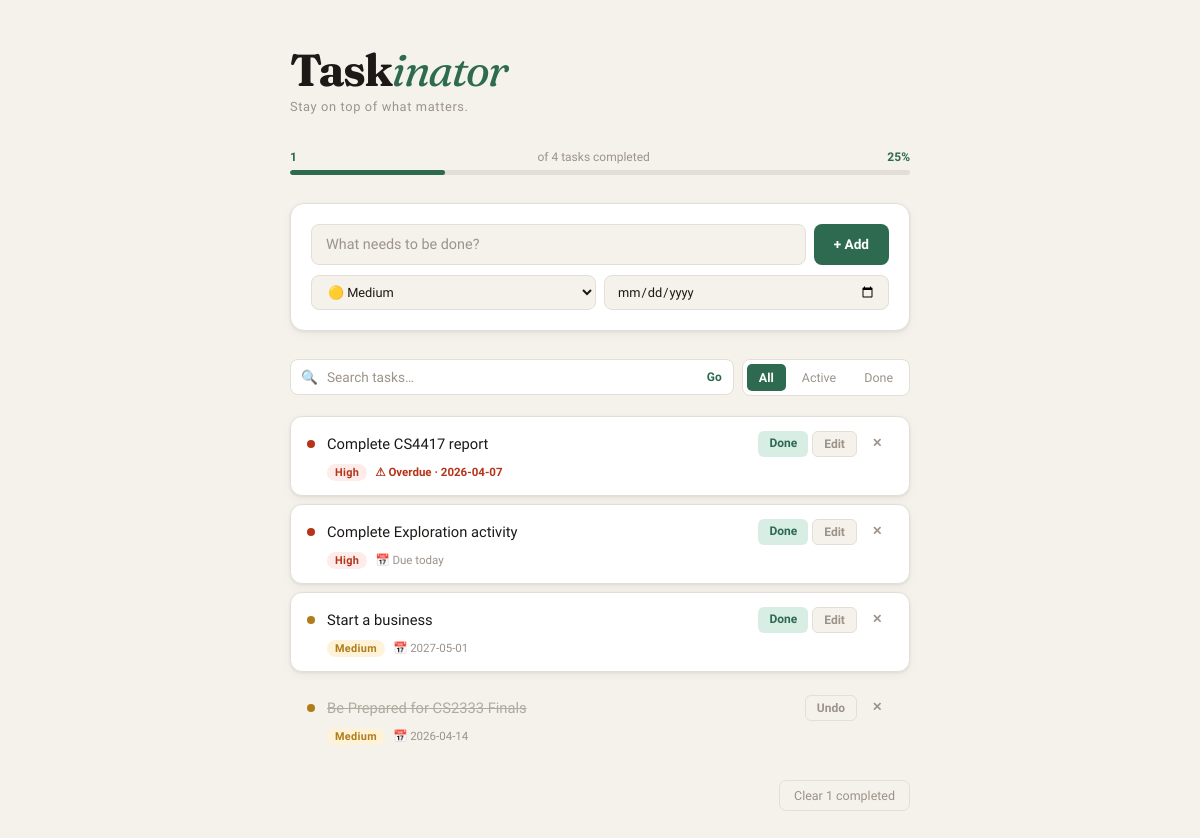
The page / on the database its author committed.
### tables this page shows
CREATE TABLE tasks (
            id       INTEGER PRIMARY KEY AUTOINCREMENT,
            title    TEXT    NOT NULL,
            done     INTEGER NOT NULL DEFAULT 0,
            priority TEXT    NOT NULL DEFAULT 'medium',
            due_date TEXT
        );

### app.py (the view)
@app.route("/")
def index():
    conn = get_db()
    status_filter = request.args.get("filter", "all")
    search_query  = request.args.get("q", "").strip()
    sql    = "SELECT * FROM tasks WHERE 1=1"
    params = []
    if status_filter == "active":
        sql += " AND done = 0"
    elif status_filter == "done":
        sql += " AND done = 1"
    if search_query:
        sql += " AND title LIKE ?"
        params.append(f"%{search_query}%")
    sql += " ORDER BY done ASC, due_date ASC NULLS LAST, id DESC"
    tasks      = conn.execute(sql, params).fetchall()
    total      = conn.execute("SELECT COUNT(*) FROM tasks").fetchone()[0]
    done_count = conn.execute("SELECT COUNT(*) FROM tasks WHERE done = 1").fetchone()[0]
    conn.close()
    today = date.today().isoformat()
    return render_template(
        "index.html",
        tasks=tasks,
        total=total,
        done_count=done_count,
        today=today,
        filter=status_filter,
        q=search_query,
    )

### app.py (called while the page is built)
def get_db():
    conn = sqlite3.connect(DB)
    conn.row_factory = sqlite3.Row
    return conn

### templates/index.html (shortened to what this page needs)
<!DOCTYPE html>
<html lang="en">
<head>
</head>
<body>
<div class="container">
    <header>
        <h1>Task<em>inator</em></h1>
        <p>Stay on top of what matters.</p>
    </header>
    {% if total > 0 %}
    <div class="progress-wrap">
        <div class="progress-meta">
            <span>{{ done_count }}</span>&nbsp;of {{ total }} tasks completed
            <span>{{ ((done_count / total) * 100) | int }}%</span>
        </div>
        <div class="progress-bar">
            <div class="progress-fill" style="width: {{ ((done_count / total) * 100) | int }}%"></div>
        </div>
    </div>
    {% endif %}
    <div class="add-card">
        <form action="/add" method="POST">
            <div class="add-row">
                <input type="text" name="title" placeholder="What needs to be done?" required autocomplete="off">
                <button type="submit">+ Add</button>
            </div>
            <div class="add-meta">
                <select name="priority">
                    <option value="medium" selected>🟡 Medium</option>
                </select>
                <input type="date" name="due_date">
            </div>
        </form>
    </div>
    <div class="controls">
        <form class="search-wrap" method="GET" action="/">
            <span class="search-icon">🔍</span>
            <input type="text" name="q" placeholder="Search tasks…" value="{{ q }}" autocomplete="off">
            {% if q %}
                <button type="button" onclick="window.location='/?filter={{ filter }}'">✕</button>
            {% else %}
                <button type="submit">Go</button>
            {% endif %}
        </form>
        <div class="filter-tabs">
            <a href="/?filter=all&q={{ q }}"    class="{{ 'active' if filter == 'all' }}">All</a>
            <a href="/?filter=active&q={{ q }}" class="{{ 'active' if filter == 'active' }}">Active</a>
            <a href="/?filter=done&q={{ q }}"   class="{{ 'active' if filter == 'done' }}">Done</a>
        </div>
    </div>
    {% if tasks %}
        <ul class="task-list">
            {% for task in tasks %}
            <li class="task-item {% if task['done'] %}done{% endif %}" id="task-{{ task['id'] }}">
                <div class="task-main">
                    <span class="priority-dot {{ task['priority'] }}"></span>
                    <span class="task-title">{{ task["title"] }}</span>
                    <div class="task-actions">
                        {% if task["done"] %}
                            <a class="btn btn-undo" href="/complete/{{ task['id'] }}?filter={{ filter }}&q={{ q }}">Undo</a>
                        {% else %}
                            <a class="btn btn-done" href="/complete/{{ task['id'] }}?filter={{ filter }}&q={{ q }}">Done</a>
                            <button class="btn btn-edit" onclick="toggleEdit({{ task['id'] }})">Edit</button>
                        {% endif %}
                        <a class="btn btn-delete" href="/delete/{{ task['id'] }}?filter={{ filter }}&q={{ q }}">✕</a>
                    </div>
                </div>
                <div class="task-meta">
                    <span class="badge {{ task['priority'] }}">{{ task['priority'] | capitalize }}</span>
                    {% if task['due_date'] %}
                        <span class="due-date {% if task['due_date'] < today and not task['done'] %}overdue{% endif %}">
                            {% if task['due_date'] < today and not task['done'] %}
                                ⚠ Overdue · {{ task['due_date'] }}
                            {% elif task['due_date'] == today %}
                                📅 Due today
                            {% else %}
                                📅 {{ task['due_date'] }}
                            {% endif %}
                        </span>
                    {% endif %}
                </div>
            </li>
            {% endfor %}
        </ul>
        {% set done_count_local = tasks | selectattr('done', 'equalto', 1) | list | length %}
        {% if done_count_local > 0 %}
        <div class="footer-row">
            <a class="clear-link" href="/clear">Clear {{ done_count_local }} completed</a>
        </div>
        {% endif %}
    {% else %}
        <div class="empty">
            <span class="icon">✦</span>
            <p>{% if q %}No tasks match "{{ q }}".{% else %}Nothing here yet — add your first task.{% endif %}</p>
        </div>
    {% endif %}
</div>
</body>
</html>

### rows shown on the page
tasks: title "Complete CS4417 report", priority "High", due_date "2026-04-07"
tasks: title "Complete Exploration activity", priority "High", due_date "📅 Due today"
tasks: title "Start a business", priority "Medium", due_date "2027-05-01"
tasks: title "Be Prepared for CS2333 Finals", priority "Medium", due_date "2026-04-14"

### other values the page prints
{{ done_count }} "1"
{{ total }} "4"
{{ ((done_count / total) * 100) | int }} "25"
{{ done_count_local }} "1"
